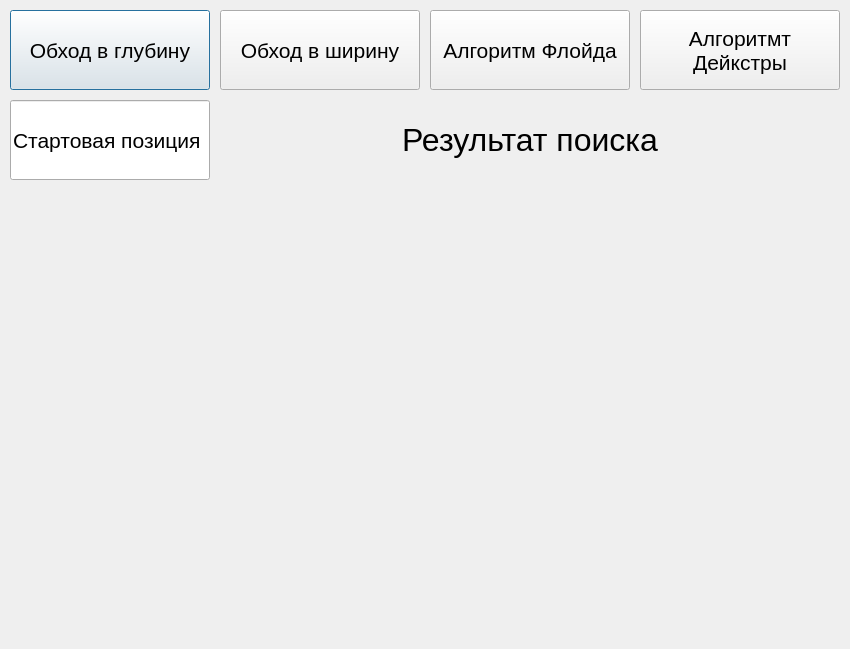
<?xml version="1.0" encoding="UTF-8"?>
<ui version="4.0">
 <class>output</class>
 <widget class="QDialog" name="output">
  <property name="geometry">
   <rect>
    <x>0</x>
    <y>0</y>
    <width>850</width>
    <height>649</height>
   </rect>
  </property>
  <property name="windowTitle">
   <string>Search</string>
  </property>
  <widget class="QPushButton" name="dfsBtn">
   <property name="geometry">
    <rect>
     <x>10</x>
     <y>10</y>
     <width>200</width>
     <height>80</height>
    </rect>
   </property>
   <property name="font">
    <font>
     <pointsize>16</pointsize>
    </font>
   </property>
   <property name="text">
    <string>Обход в глубину</string>
   </property>
  </widget>
  <widget class="QPushButton" name="bfsBtn">
   <property name="geometry">
    <rect>
     <x>220</x>
     <y>10</y>
     <width>200</width>
     <height>80</height>
    </rect>
   </property>
   <property name="font">
    <font>
     <pointsize>16</pointsize>
    </font>
   </property>
   <property name="text">
    <string>Обход в ширину</string>
   </property>
  </widget>
  <widget class="QPushButton" name="floydBtn">
   <property name="geometry">
    <rect>
     <x>430</x>
     <y>10</y>
     <width>200</width>
     <height>80</height>
    </rect>
   </property>
   <property name="font">
    <font>
     <pointsize>16</pointsize>
    </font>
   </property>
   <property name="text">
    <string>Алгоритм Флойда</string>
   </property>
  </widget>
  <widget class="QPushButton" name="dijkstraBtn">
   <property name="geometry">
    <rect>
     <x>640</x>
     <y>10</y>
     <width>200</width>
     <height>80</height>
    </rect>
   </property>
   <property name="font">
    <font>
     <pointsize>16</pointsize>
    </font>
   </property>
   <property name="text">
    <string>Алгоритмт
Дeйкстры</string>
   </property>
  </widget>
  <widget class="QLineEdit" name="startLine">
   <property name="geometry">
    <rect>
     <x>10</x>
     <y>100</y>
     <width>200</width>
     <height>80</height>
    </rect>
   </property>
   <property name="font">
    <font>
     <pointsize>16</pointsize>
    </font>
   </property>
   <property name="text">
    <string>Стартовая позиция</string>
   </property>
  </widget>
  <widget class="QLabel" name="titleLabel">
   <property name="geometry">
    <rect>
     <x>220</x>
     <y>100</y>
     <width>620</width>
     <height>80</height>
    </rect>
   </property>
   <property name="font">
    <font>
     <pointsize>24</pointsize>
    </font>
   </property>
   <property name="text">
    <string>Результат поиска</string>
   </property>
   <property name="alignment">
    <set>Qt::AlignCenter</set>
   </property>
  </widget>
  <widget class="QLabel" name="outputDist">
   <property name="geometry">
    <rect>
     <x>10</x>
     <y>190</y>
     <width>830</width>
     <height>450</height>
    </rect>
   </property>
   <property name="font">
    <font>
     <pointsize>16</pointsize>
    </font>
   </property>
   <property name="text">
    <string/>
   </property>
   <property name="alignment">
    <set>Qt::AlignLeading|Qt::AlignLeft|Qt::AlignTop</set>
   </property>
  </widget>
 </widget>
 <resources/>
 <connections/>
</ui>
